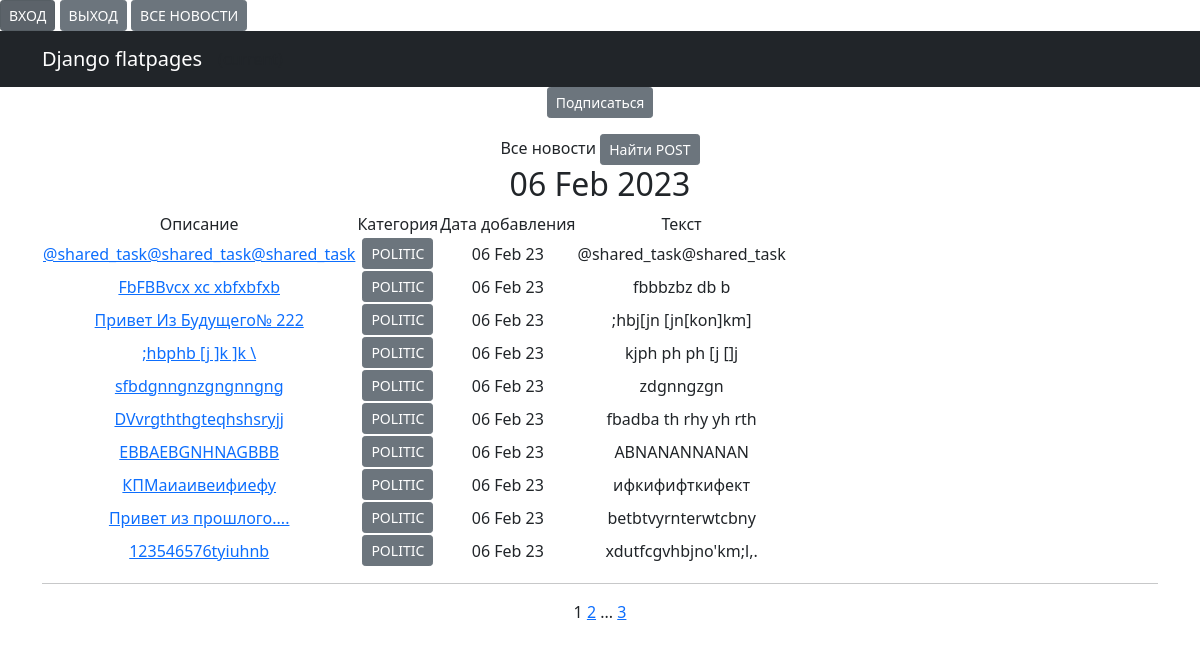
The app's page /news/categories/2, older data.
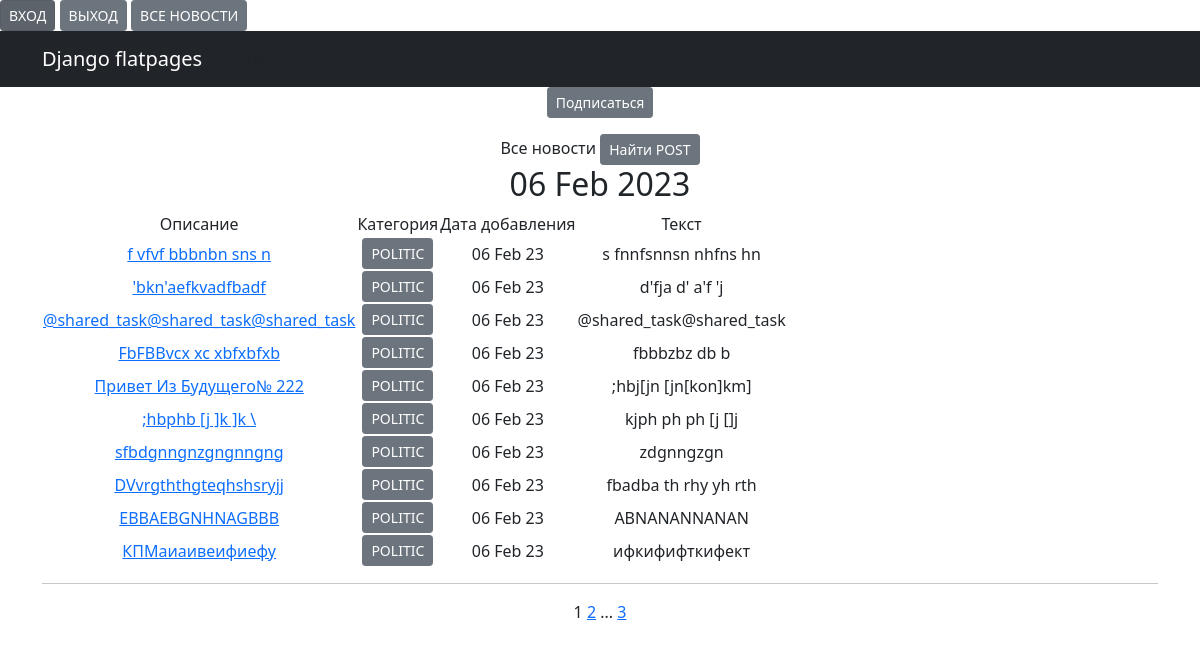
The same page, newer data.
### news/models.py (models this page shows, shortened)
class Post(models.Model):
    author = models.ForeignKey(Author, on_delete=models.CASCADE, verbose_name="Автор")
    NEWS = "NW"
    ARTICLE = "AT"
    CATEGORY_CHOICES = (
        (NEWS, 'НОВОСТЬ'),
        (ARTICLE, 'СТАТЬЯ'),
    )
    categoryType = models.CharField(max_length=2, choices=CATEGORY_CHOICES, default=ARTICLE,
                                    verbose_name="Категория Публикации")
    dataCreation = models.DateTimeField(auto_now_add=True, verbose_name="Дата публикации")
    category = models.ManyToManyField(Category, through='PostCategory', verbose_name="Тип Поста")
    title = models.CharField(max_length=128, verbose_name="Заголовок")
    text = models.TextField(verbose_name=' ТЕКСТ')
    rating = models.SmallIntegerField(default=0, verbose_name="Рейтинг")
    def __str__(self):
        return f'{self.category, self.categoryType}'

class Category(models.Model):
    name = models.CharField(max_length=64, unique=True)
    subscribers = models.ManyToManyField(User, related_name='categories')
    def __str__(self):
        return f'{self.name}'

### news/views.py (the view)
# urls.py: path('categories/<int:pk>', CategoryListView.as_view(), name='category_list'),
class CategoryListView(NewsList):
    model = Post
    template_name = 'category_list.html'
    context_object_name = 'category_news_list'
    def get_queryset(self):
        self.category = get_object_or_404(Category, id=self.kwargs['pk'])
        queryset = Post.objects.filter(category=self.category).order_by('-dataCreation')
        return queryset
    def get_context_data(self, **kwargs):
        context = super().get_context_data(**kwargs)
        context['is_not_subscriber'] = self.request.user not in self.category.subscribers.all()
        print(f'{context = }')
        context['categories'] = self.category
        return context

### news/templatetags/custom_filters.py (called while the page is built)
@register.filter()
def censor(value):
    ban_words = ['fuck', 'хер']
    if not isinstance(value, str):
        raise TypeError(f"unresolved type'{type(value)}' expected type 'str")
    for word in value.split():
        if word.lower() in ban_words:
            value = value.replace(word, f'{word[0]}{"*"*(len(word)-1)}')
    return value

### news/templatetags/custom_tags.py (called while the page is built)
@register.simple_tag()
def current_time(format_string='%b %d %Y'):
    return datetime.utcnow().strftime(format_string)

### news/views.py (called while the page is built)
    def get_context_data(self, **kwargs):
        context = super().get_context_data(**kwargs)
        context['time_now'] = datetime.utcnow()
        context['next_sale'] = None
        return context

### news/templates/category_list.html (shortened to what this page needs)
{% extends 'flatpages/default.html' %}
{% load custom_filters %}
{% load custom_tags %}
{% block content %}
{% if is_not_subscriber %}
        <p class="text-center"><a href="{% url 'subscribe' categories.id %}"class="btn btn-secondary btn-sm">Подписаться</a></p><a
    {% endif %}
<h1>Все новости</h1>
    {% if category_news_list %}
            <a href="{% url 'search' %}"class="btn btn-secondary btn-sm">Найти POST</a>
        <h2>{% current_time '%d %b %Y' %}</h2>
<table>
    <tr>
        <td>Описание</td>
        <td> Категория</td>
        <td>Дата добавления</td>
        <td>Текст</td>
    <tr>
        {% for new in category_news_list %}
    <tr>
        <td>
            <a href="{% url 'new' new.id %}">{{ new.title|censor }}</a>
        </td>
        <td>
            {% for category in new.category.all %}
                <a href="{% url 'category_list' category.id %}" class="btn btn-secondary btn-sm">{{ category }}</a>
            {% endfor %}
        </td>
        <td>{{ new.dataCreation|date:'d M y ' }}</td>
        <td>{{ new.text|truncatewords:20|censor}}</td>
        <td>
        </td>
        {% endfor %}
</table>
<hr>
    {% else %}
    <h2>Новостей нет!</h2>
    {% endif %}
{{ page_obj.number }}
{% if page_obj.has_next %}
<a href="?page={{ page_obj.next_page_number }}">{{ page_obj.next_page_number }}</a>
{% if paginator.num_pages != page_obj.next_page_number %}
...
<a href="?page={{ page_obj.paginator.num_pages }}">{{ page_obj.paginator.num_pages }}</a>
{% endif %}
{% endif %}
{% endblock content %}

Row changes from the older to the newer data that the page shows:
no longer on this page (row unchanged): Post: title|censor "Привет из прошлого....", dataCreation "06 Feb 23", text|censor "betbtvyrnterwtcbny", Category (name "POLITIC")
no longer on this page (row unchanged): Post: title|censor "123546576tyiuhnb", dataCreation "06 Feb 23", text|censor "xdutfcgvhbjno'km;l,.", Category (name "POLITIC")
added Post: title|censor "f vfvf bbbnbn sns n", dataCreation "06 Feb 23", text|censor "s fnnfsnnsn nhfns hn", Category (name "POLITIC")
added Post: title|censor "'bkn'aefkvadfbadf", dataCreation "06 Feb 23", text|censor "d'fja d' a'f 'j", Category (name "POLITIC")
